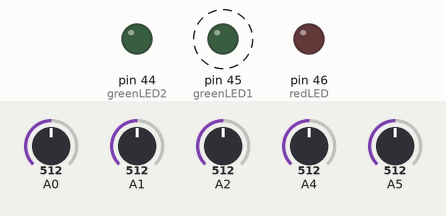
Bench run of a sketch on a simulated Arduino Mega 2560, built with avr-gcc and run on an emulated ATmega2560. On the bench: output pins drawn as LEDs (lit = HIGH). Dashed ring = blinking. The inputs (shaded band) are chosen by the test bench; at power-on: A0 = 512, A1 = 512, A2 = 512, A4 = 512, A5 = 512. Random numbers use the default seed unless the sketch sets one; what the sketch prints to the serial monitor is not drawn.

Above: at 1.2 s.
1.3 s: A0 set to 541
4.3 s: A0 set to 390
At 5.28 s:
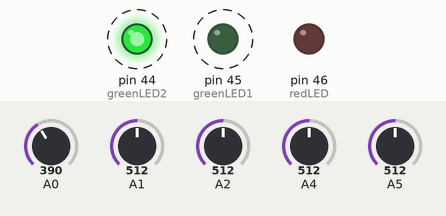
13.3 s: A0 set to 190
Timing chart, 0 to 20.3 s (numbered marks = the images above; inputs shaded):
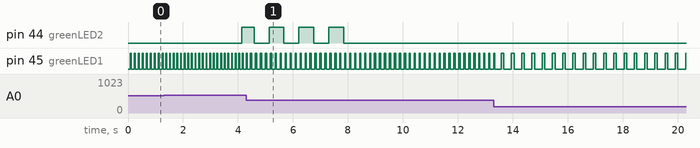

The sketch:

random_player_1.ino
```cpp
#include <FlexiTimer2.h>


/*
Random piano Sequencer

 Knobs:
 0 = TEMPO
 1 = unused
 2 = unused
 5 & 6 = min and max velocity
 3 = loop length

Schematic in pot_box_schematic.

To do:
Create collection of note change functions;
	X change note randomly (range)
	change velocity randomly (range)
	change duration randomly (range)
	Change note/velocity/duration based on current value (is this a special case of markov below?)
	remove note
	X add new note (random note/velocity/duration)
	add new note (note/velocity/duration related to previous note(s) - markov)
	Add new note (note/velocity/duration related to rhythm system)
	X Change all notes above/below a specific velocity
Create a system that allows new events to happen every n repetitions.
	i.e. not on every loop
Create standard internal numbering system (i.e. 0-256) that can be applied to any variable.
	ie create a LFO which can be applied to note/velocity/duration
	build markov chain around this variable
		so you can repeat/learn velocity chains as easily as note chains
	BUT: How to connect 0-256 number with 0-7+0-8 note+octave system?
System to change a particular global variable for a period
	i.e. change base note / mode / TEMPO for n bars, then revert
	Is it a temporary change vs a permanent change - maybe with a buffer to reverse the change?
Rework rhythm system - enable CHANGES of rhythm
	(Could be covered by note change function above, i.e. ChangeVelocityByRhythm)
X Rework timing system.
        Use 24ppq system, to enable midi clock output?
Rework Quantise system to ensure it correctly handles differently-sized scales
Rework Rhythm system to use smaller arrays
Create chord system, scanning current notes playing and running chords over the top
X freeze() and unFreeze() = copies current loop into a buffer. Unfreeze copies it back into the live loop.

Experiments to try:
        Create change systems for note/velocity/duration and attach them to knobs

 */

//*************
//GLOBAL VARIABLES
//*************

#define ARRAY_SIZE 128
// ARRAY_SIZE must match the ODDS array and is the maximum sequence length

byte MODE_CHOICE;
byte ODDS_CHOICE;
byte noteplay;
int TEMPO  = 120;
int MAX_TEMPO=400;
int MIN_TEMPO = 8;
int PERIOD;
byte LONGEST_NOTE;
int DENSITY =100; // 100 = average, 200 = low, 50 = high
int MAX_DENSITY = 200;
int MIN_DENSITY = 10;
byte MIN_VELOCITY;
byte MAX_VELOCITY;
int LOOP_LENGTH = ARRAY_SIZE;
int CHANGES = 0;
boolean DEBUG = false;
boolean PRINT_SETTINGS = true;
#define greenLED2 44
#define greenLED1 45
#define redLED 46
int REPEAT_COUNT;
byte BASE_TIME; // multiplied by tempo for note lengths
int CONTROL_REFRESH = 2000;
#define PPQ 24 // master PPQ of the sequencer
byte PLAY_DIVIDER = 3; //play a note every n parts
byte PLAY_COUNTER;
boolean FROZEN = false;
long loop_count = 0;
byte LOOP_STABILITY = 2; // How likely individual notes are to change as they play

long OLD;
long NEW;
byte NOTE_ACTION_1;
byte NOTE_ACTION_2;
byte LOOP_ACTION_1;
byte LOOP_ACTION_2;
byte LOOP_EVERYNOTE_ACTION_1;
byte LOOP_EVERYNOTE_ACTION_2;


// FUNCTION DEFAULTS
void changeRandomNoteAt(int note_position, byte low_velocity = 0, byte high_velocity = 127);
void clearNote(int note_position, byte low_velocity = 0, byte high_velocity = 127);


// FLOW CONTROL
boolean START = true;
boolean FILL = false;
boolean NOTE = false;
boolean LOOP = false;
boolean SECTION = false;
int SECTION_LENGTH;
int LOOPS_IN_SECTION = 16;


// holder for the sequences
#define SEQUENCE_LAYERS 4 //0=note 1=octave 2=velocity 3 = duration
#define VOICE_COUNT 16 // maximum polyphony before note off system breaks down (to limit memory use)
byte SEQUENCE[SEQUENCE_LAYERS][ARRAY_SIZE];
byte FROZEN_SEQUENCE[SEQUENCE_LAYERS][ARRAY_SIZE];
byte NOTE_ON[VOICE_COUNT];
unsigned long NOTE_OFF[VOICE_COUNT];
int SEQUENCE_STEP;

//*************
//LOOKUP TABLES
//*************


//QUANTISATION
#define MODE_COUNT 19
char MODES[MODE_COUNT][12]= {
  {0,2,4,6,8,10,12},          // whole tone
  {0,2,4,5,7,9,11,12},        // major
  {0,2,4,5,8,9,11,12},        // harmonic major
  {0,2,4,7,9,12,14},          // pentatonic major
  {0,2,3,5,7,8,10,12},        // minor
  {0,2,3,5,7,8,11,12},        // harmonic minor
  {0,3,5,7,10,12,15},         // pentatonic minor
  {0,2,3,5,6,8,9,11},         // diminished
  {0,3,5,6,7,10,12},          // blues
  {0,1,3,5,7,9,10,12},        // javanese
  {0,2,4,5,6,8,10,12},        // arabian
  {0,1,4,5,6,8,11,12},        // persian
  {0,1,4,5,6,9,10,12},        // oriental
  {0,1,4,5,7,8,10,12},        // jewish
  {0,1,4,5,7,8,11,12},        // gypsy
  {0,2,3,5,7,9,10,12},        // dorian
  {0,2,4,5,7,8,11,12},        // ethiopian
  {-36,-24,-12,0,0,12,24,36},        // octave
  {-12,-5,0,7,12,19,24} // fifths

};

char MODE_NAMES[MODE_COUNT][12]=
{
 "Whole Tone",
"Major",
"HarmMajor",
"PentMajor",
"Minor",
"HarmMinr",
"PentMinor",
"Diminished",
"Blues",
"Java",
"Arabian",
"Persian",
"Oriental",
"Jewish",
"Gypsy",
"Dorian",
"Ethiopian",
"Octaves",
"Fifths"};

#define ODDS_COUNT 6
byte ODDS[ODDS_COUNT][ARRAY_SIZE]={
/*
0 = 4/4
1 = clock divisions
2 = samba
3 = 3/4
4 = cuban
5 = bossanova
*/
{95,5,5,5,95,5,5,5,95,5,5,5,95,5,5,5,95,5,5,5,95,5,5,5,95,5,5,5,95,5,5,5,95,5,5,5,95,5,5,5,95,5,5,5,95,5,5,5,95,5,5,5,95,5,5,5,95,5,5,5,95,5,5,5,95,5,5,5,95,5,5,5,95,5,5,5,95,5,5,5,95,5,5,5,95,5,5,5,95,5,5,5,95,5,5,5,95,5,5,5,95,5,5,5,95,5,5,5,95,5,5,5,95,5,5,5,95,5,5,5,95,5,5,5,95,5,5,5},
{95,5,95,5,95,5,95,5,95,5,5,5,95,5,5,5,95,5,5,5,95,5,5,5,95,5,5,5,5,5,5,5,95,5,5,5,5,5,5,5,95,5,5,5,5,5,5,5,95,5,5,5,5,5,5,5,95,95,95,95,95,95,95,95,95,5,95,5,95,5,95,5,95,5,5,5,95,5,5,5,95,5,5,5,95,5,5,5,95,5,5,5,5,5,5,5,95,5,5,5,5,5,5,5,95,5,5,5,5,5,5,5,95,5,5,5,5,5,5,5,95,95,95,95,95,95,95,95,},
{95,5,95,5,5,95,5,95,5,95,5,5,95,5,95,5,95,5,95,5,5,95,5,95,5,95,5,5,95,5,95,5,95,5,95,5,5,95,5,95,5,95,5,5,95,5,95,5,95,5,95,5,5,95,5,95,5,95,5,5,95,5,95,5,95,5,95,5,5,95,5,95,5,95,5,5,95,5,95,5,95,5,95,5,5,95,5,95,5,95,5,5,95,5,95,5,95,5,95,5,5,95,5,95,5,95,5,5,95,5,95,5,95,5,95,5,5,95,5,95,5,95,5,5,95,5,95,5,},
{90,20,20,90,20,20,90,20,20,90,20,20,90,20,20,90,20,20,90,20,20,90,20,20,90,20,20,90,20,20,20,20,90,20,20,90,20,20,90,20,20,90,20,20,90,20,20,90,20,20,90,20,20,90,20,20,90,20,20,90,20,20,20,20,90,20,20,90,20,20,90,20,20,90,20,20,90,20,20,90,20,20,90,20,20,90,20,20,90,20,20,90,20,20,20,20,90,20,20,90,20,20,90,20,20,90,20,20,90,20,20,90,20,20,90,20,20,90,20,20,90,20,20,90,20,20,20,20},
{95,5,95,95,5,95,95,5,95,5,95,95,5,95,95,5,95,5,95,95,5,95,95,5,95,5,95,95,5,95,95,5,95,5,95,95,5,95,95,5,95,5,95,95,5,95,95,5,95,5,95,95,5,95,95,5,95,5,95,95,5,95,95,5,95,5,95,95,5,95,95,5,95,5,95,95,5,95,95,5,95,5,95,95,5,95,95,5,95,5,95,95,5,95,95,5,95,5,95,95,5,95,95,5,95,5,95,95,5,95,95,5,95,5,95,95,5,95,95,5,95,5,95,95,5,95,95,5,},
{95,5,5,95,5,5,95,5,5,5,95,5,5,95,5,5,95,5,5,95,5,5,95,5,5,5,95,5,5,95,5,5,95,5,5,95,5,5,95,5,5,5,95,5,5,95,5,5,95,5,5,95,5,5,95,5,5,5,95,5,5,95,5,5,95,5,5,95,5,5,95,5,5,5,95,5,5,95,5,5,95,5,5,95,5,5,95,5,5,5,95,5,5,95,5,5,95,5,5,95,5,5,95,5,5,5,95,5,5,95,5,5,95,5,5,95,5,5,95,5,5,5,95,5,5,95,5,5,}};
char ODDS_NAMES[ODDS_COUNT][15]=
  {"4/4",
  "clock divns",
  "samba",
  "3/4",
  "cuban",
  "Bossanova"};


#define DIVIDER_COUNT 6
byte DIVIDERS[DIVIDER_COUNT] =
{4,6,8,12,16,32};


#define CHORD_COUNT 3
char CHORD[CHORD_COUNT][5]={
{0,2,4}, // root third fifth
{0,4,6}}; //fifth?


//*************
//  SETUP
//*************

void setup() {
    Serial.begin(115200); // DEBUG
    Serial.println("**************");
    Serial1.begin(31250); // midi
    randomSeed(analogRead(9));
    pinMode(redLED,OUTPUT);
    pinMode(greenLED1,OUTPUT);
    pinMode(greenLED2,OUTPUT);
    setTimer(TEMPO);
  FlexiTimer2::start();


}


//*************
// MAIN LOOP
//*************

void loop() {

if (loop_count%CONTROL_REFRESH == 0){
readKnobs();
boolean any_notes = false;
for (int i=0; i<LOOP_LENGTH; i++){
  if (SEQUENCE[2][i] > 0){
   any_notes = true;
   break;
  }
}
if (any_notes == false){
  addRandomNoteAt(random(LOOP_LENGTH));
}
}


if(START == true){
    Serial.println("START");
randomiseValues();
defineActions();
addRandomNoteAt(random(LOOP_LENGTH));
START = false;
}


if(FILL == true){
    Serial.println("FILL");

fillRandom();
FILL = false;
}

if (NOTE == true){

 NOTE_ACTION_1 = map(analogRead(1),0,1024,0,20);
NOTE_ACTION_2 = map(analogRead(2),0,1024,0,20);

  selectNoteAction(NOTE_ACTION_1, SEQUENCE_STEP);
  selectNoteAction(NOTE_ACTION_2, SEQUENCE_STEP);


NOTE = false;
}


if (LOOP == true){Serial.println("LOOP");

  selectSectionAction(LOOP_ACTION_1, random(LOOP_LENGTH));
  selectSectionAction(LOOP_ACTION_2, random(LOOP_LENGTH));


LOOP = false;
LOOPS_IN_SECTION++;
if (LOOPS_IN_SECTION>SECTION_LENGTH-1){
LOOPS_IN_SECTION = 0;
SECTION = true;
}}


if (SECTION == true){ Serial.println("SECTION");

 for (int x = 0; x < LOOP_LENGTH; x++){

  selectNoteAction(LOOP_EVERYNOTE_ACTION_1, x);
    selectNoteAction(LOOP_EVERYNOTE_ACTION_2, x);
}

defineActions();

if (random(10)>8){
randomLoopLength();
Serial.print(" Loop length = ");
Serial.println(LOOP_LENGTH);
};

 SECTION = false;
}


loop_count++;

}


//*************
//FUNCTIONS
//*************


// midi note player

void playNote(byte cmd, byte pitch, byte velocity, int duration) {
unsigned long time = millis();
boolean found_slot = false;
for (int i=0;i<VOICE_COUNT;i++){
if (NOTE_ON[i] == 0 || NOTE_ON[i] == pitch){
  NOTE_ON[i] = pitch;
  NOTE_OFF[i] = time+duration;
  found_slot = true;
  break;
}}

if (found_slot == false){digitalWrite (redLED, HIGH);} // RED LIGHT SHOWS NOTE BUFFER IS OVERFULL
else{digitalWrite (redLED, LOW);};

  Serial1.write(cmd);
  Serial1.write(pitch);
  Serial1.write(velocity);
  if (DEBUG == true && velocity>0){
  Serial.print("Pitch ");
  Serial.print(pitch);
  Serial.print(" Velocity ");
  Serial.println(velocity);
  }
}

// Check for held Notes that should be killed, and kill them.

void noteKill(){
 unsigned long time=millis();
 for (int i=0;i<VOICE_COUNT;i++){
 if (NOTE_ON[i]>0 && NOTE_OFF[i]<time){  // if note value>0 and note off time < time
 byte pitch = NOTE_ON[i];
 byte velocity = 0;
 Serial1.write(0x90);
 Serial1.write(pitch);
 Serial1.write(velocity);
 NOTE_ON[i]=0; //wipe NOTE_ON entry to signal no active note
}}}


// Quantizer

byte quantize(int scale, int note, int octave){
  return octave*12+MODES[scale][note];
}

// FREEZE / UNFREEZE

void freeze(){
if (FROZEN == false){

  for(int i=0;i<ARRAY_SIZE;i++){
 for(int x=0;x<SEQUENCE_LAYERS;x++){
   FROZEN_SEQUENCE[x][i] =SEQUENCE [x][i];
 }}
digitalWrite(greenLED2, HIGH);
FROZEN = true;
}
else{
 for(int i=0;i<ARRAY_SIZE;i++){
 for(int x=0;x<SEQUENCE_LAYERS;x++){
   SEQUENCE [x][i]=FROZEN_SEQUENCE[x][i] ;
 }}
digitalWrite(greenLED2, LOW);
FROZEN = false;
}}

// FILL ENTIRE LOOP WITH RANDOM NOTES

void fillRandom(){
for(int fill_step=0;fill_step<ARRAY_SIZE;fill_step++){
    if(random(DENSITY)<ODDS[ODDS_CHOICE][fill_step]){
    byte newnote=random(7);
    byte newoctave = random(5)+3;
    SEQUENCE[0][fill_step]= newnote; // note
    SEQUENCE[1][fill_step]= newoctave;  // octave
    SEQUENCE[2][fill_step]= random(ODDS[ODDS_CHOICE][fill_step]+27); // velocity
    SEQUENCE[3][fill_step]= random(LONGEST_NOTE); // duration

}}}


/*
Document note creation/modification functions:

addRandomNoteAt(note_position)
= Checks to see if there is a note present. If not, assesses the rhythm system, throws a dice, and if successful, adds a new random note in the relevant position.

changeRandomNoteAt(note_position,low_velocity,high_velocity)
= Checks to see if there is a note present.
Optional: Checks whether note is above low_velocity.
Optional: Checks whether note is above low and below high_velocity.
If true, assesses the rhythm system, throws a dice, and
If dice throw is successful, changes to a new random note in the relevant position.
If dice throw is unsuccessful, leave as was.


incrementNoteAt(note_positon)
= raises note by one, raising octave after 7 notes, looping through octaves

decrementNoteAt(note_position)
= lowers note by one, reducing octave after 7 notes, looping through octaves

simplifyNoteAt(note_position)
= Creates a note if there is not one, or changes an existing note.
If the rhythm step is >50, it creates a root note at octave 5

repeatNoteBefore(note_position)
= checks back for the last active note before the specified one. Does not loop around.
Repeats exactly and does not check rhythm before adding a note.

addRepeatedNote(note_position)
= checks back for the last active note before the specified one. Does not loop around.
Checks rhythm and adds new note with same note/octave as the last, but new velocity.

randomLoopLength()
= randomises the loop length

clearNote(note_position, low_velocity, high_velocity)
= checks to see if note exists.
If note exists, check to see if velocity is above low_velocity and below high_velocity.
If so, remove note.


*/

void addRandomNoteAt(int note_position){
  if (note_position<ARRAY_SIZE && SEQUENCE[2][note_position] == 0){
     if(random(DENSITY)<ODDS[ODDS_CHOICE][note_position]){
    byte newnote=random(7);
    byte newoctave = random(5)+3;
    SEQUENCE[0][note_position]= newnote; // note
    SEQUENCE[1][note_position]= newoctave;  // octave
    SEQUENCE[2][note_position]= random(ODDS[ODDS_CHOICE][note_position]+27); // velocity
    SEQUENCE[3][note_position]= random(LONGEST_NOTE); // duration

}}}

void changeRandomNoteAt(int note_position, byte low_velocity, byte high_velocity){
   if (note_position<ARRAY_SIZE
   && SEQUENCE[2][note_position] > low_velocity
   && SEQUENCE[2][note_position] <= high_velocity){
     if(random(DENSITY)<ODDS[ODDS_CHOICE][note_position]){
    byte newnote=random(7);
    byte newoctave = random(5)+3;
    SEQUENCE[0][note_position]= newnote; // note
    SEQUENCE[1][note_position]= newoctave;  // octave
    SEQUENCE[2][note_position]= random(ODDS[ODDS_CHOICE][note_position]+27); // velocity
    SEQUENCE[3][note_position]= random(LONGEST_NOTE); // duration

}}}


void incrementNoteAt(int note_position){
    if (note_position<ARRAY_SIZE && SEQUENCE[2][note_position] > 0){
    SEQUENCE[0][note_position]++;
if (SEQUENCE[0][note_position]>7){
  SEQUENCE[0][note_position] = 0;
  SEQUENCE[1][note_position]++;}
  if (SEQUENCE[1][note_position] > 8){
    SEQUENCE[1][note_position] = 3;
}}}

void decrementNoteAt(int note_position){
    if (note_position<ARRAY_SIZE && SEQUENCE[2][note_position] > 0){
if (SEQUENCE[0][note_position]==1){
  SEQUENCE[0][note_position] = 7;
  SEQUENCE[1][note_position]--;}
 else {SEQUENCE[0][note_position]--;};
  if (SEQUENCE[1][note_position] < 3){
    SEQUENCE[1][note_position] = 8;
}}}

void simplifyNoteAt(int note_position){
if(ODDS[ODDS_CHOICE][note_position]>50){
 SEQUENCE[0][note_position] = 0;
 SEQUENCE[1][note_position] = 5;
 SEQUENCE[2][note_position] = 70;
SEQUENCE[3][note_position]= 1;
}
 else{
 SEQUENCE[0][note_position] = 0;
 SEQUENCE[1][note_position] = 4;
 SEQUENCE[2][note_position] = 40;
 SEQUENCE[3][note_position]= 4;
}

 }

  void repeatNoteBefore(int note_position){
    if (note_position > 1){
   for (int i=note_position-1; i>=0;i--){
    if(SEQUENCE[2][i]>0){
     for (int j = 0;j<SEQUENCE_LAYERS;j++){
      SEQUENCE[j][note_position] = SEQUENCE[j][i];
     }
      break;
  }}}}

  void addRepeatedNote(int note_position){
    if (note_position > 1){
   for (int i=note_position-1; i>=0;i--){
    if(SEQUENCE[2][i]>0){
         if(random(DENSITY)<ODDS[ODDS_CHOICE][note_position]){
    SEQUENCE[0][note_position]= SEQUENCE[0][i]; // note
    SEQUENCE[1][note_position]= SEQUENCE[1][i];  // octave
    SEQUENCE[2][note_position]= random(ODDS[ODDS_CHOICE][note_position]+27); // velocity
    SEQUENCE[3][note_position]= SEQUENCE[3][i];
       }
    }
      break;
  }}}

  void drunkenRepeat(int note_position){
    if (note_position > 1){
   for (int i=note_position-1; i>=0;i--){
    if(SEQUENCE[2][i]>0){
         if(random(DENSITY)<ODDS[ODDS_CHOICE][note_position]){
    SEQUENCE[0][note_position]= SEQUENCE[0][i]+random(3)-1; // note
 if (SEQUENCE[0][note_position] == 255){
   SEQUENCE[0][note_position] = 7;
 }

    if (SEQUENCE[0][note_position]>7){
  SEQUENCE[0][note_position] = 0;
  SEQUENCE[1][note_position]++;}
  if (SEQUENCE[1][note_position] > 8){
    SEQUENCE[1][note_position] = 3;
}

    SEQUENCE[1][note_position]= SEQUENCE[1][i];  // octave
    SEQUENCE[2][note_position]= SEQUENCE[2][i]; // velocity
    SEQUENCE[3][note_position]= SEQUENCE[3][i];
       }
    }
      break;
  }}}


  void randomLoopLength(){
   LOOP_LENGTH = DIVIDERS[random(DIVIDER_COUNT)];
   Serial.print(" Loop length = ");
Serial.println(LOOP_LENGTH);

  }

  void clearNote(int note_position, byte low_velocity, byte high_velocity){
  if (SEQUENCE[2][note_position] > low_velocity && SEQUENCE[2][note_position] <= high_velocity){
  SEQUENCE[2][note_position] = 0;
  }
}


#define SECTION_ACTIONS_COUNT 13
void selectSectionAction(byte choice, byte note_position){
 switch (choice){
   case 0:
   addRandomNoteAt(note_position);
   Serial.print(" add ");
   break;
   case 1:
   changeRandomNoteAt(note_position);
   Serial.print(" change ");
   break;
   case 2:
   incrementNoteAt(note_position);
      Serial.print(" up ");
   break;
   case 3:
     decrementNoteAt(note_position);
           Serial.print(" down ");
   break;
   case 4:
   addRepeatedNote(note_position);
         Serial.print(" repeat ");
   break;
   case 5:
   simplifyNoteAt(note_position);
         Serial.print(" simplify ");
   break;
   case 6:
ODDS_CHOICE = random(ODDS_COUNT);
            Serial.print(" re-rhythm ");
   break;
   case 7:
fillRandom();
Serial.print (" fill ");
   break;
   case 8:
   freeze();
Serial.print (" freeze ");
   break;
      case 9:
    clearNote(note_position);
Serial.print (" CLR ");
   break;
   case 10:
    clearNote(note_position,64);
Serial.print (" CLRhi ");
   break;
   case 11:
    clearNote(note_position,0,64);
Serial.print (" CLRlo ");
   break;
   case 12:
   drunkenRepeat(note_position);
Serial.print (" Drunken ");
break;
   default:
   Serial.print (".");
break;
   }}


#define NOTE_ACTIONS_COUNT 9
void selectNoteAction(byte choice, byte note_position){

  switch (choice){
   case 0:
   addRandomNoteAt(note_position);
   Serial.print(" Nadd ");
   break;
   case 1:
   changeRandomNoteAt(note_position);
   Serial.print(" Nchange ");
   break;
   case 2:
   incrementNoteAt(note_position);
      Serial.print(" Nup ");
   break;
   case 3:
     decrementNoteAt(note_position);
           Serial.print(" Ndown ");
   break;
   case 4:
   addRepeatedNote(note_position);
         Serial.print(" Nrepeat ");
   break;
   case 5:
   simplifyNoteAt(note_position);
         Serial.print(" Nsimplify ");
   break;
   case 6:
      changeRandomNoteAt(note_position,60);
            Serial.print(" NchngHI ");
   break;
   case 7:
      changeRandomNoteAt(note_position,0,60);
Serial.print (" NchngLO ");
   break;
   case 8:
   drunkenRepeat(note_position);
Serial.print (" Drunken ");
break;
    default:
   Serial.print (".");
   break;
  }
}


//  RETURN VELOCITY WITHIN LIMITS SET BY POTS
int getVelocity(int velocity){
if (velocity>0){
if (velocity<=MIN_VELOCITY){velocity=MIN_VELOCITY;};
if (velocity>=MAX_VELOCITY){velocity=MAX_VELOCITY;};
}
return velocity;
}


// RANDOMISE MASTER VARIABLES
void randomiseValues(){
MODE_CHOICE=random(MODE_COUNT);
ODDS_CHOICE = random(ODDS_COUNT);
DENSITY = (random(MAX_DENSITY-MIN_DENSITY))+MIN_DENSITY;
LONGEST_NOTE = random(16);
if (random(5)>1){FILL = true;}else{FILL = false;};
SECTION_LENGTH = DIVIDERS[random(DIVIDER_COUNT)];
LOOP_LENGTH = DIVIDERS[random(DIVIDER_COUNT)];
LOOP_STABILITY = random(10);

if (PRINT_SETTINGS == true){
Serial.print(" Density = ");
Serial.print(DENSITY);
Serial.print(" fill = ");
Serial.print(FILL);
Serial.print(" Longest Note = ");
Serial.print(LONGEST_NOTE);}
Serial.print(" Rhythm = ");
Serial.print(ODDS_NAMES[ODDS_CHOICE]);
Serial.print(" Section length = ");
Serial.print(SECTION_LENGTH);
Serial.print(" Mode = ");
Serial.print(MODE_NAMES[MODE_CHOICE]);
Serial.print(" Loop stability = ");
Serial.print(LOOP_STABILITY);
Serial.print(" Loop length = ");
Serial.println(LOOP_LENGTH);

}

// DEFINE ACTIONS
void defineActions(){
LOOP_ACTION_1 = random(SECTION_ACTIONS_COUNT);
LOOP_ACTION_2 = random(SECTION_ACTIONS_COUNT);
NOTE_ACTION_1 = random(NOTE_ACTIONS_COUNT*LOOP_STABILITY);
NOTE_ACTION_2 = random(NOTE_ACTIONS_COUNT*LOOP_STABILITY);
LOOP_EVERYNOTE_ACTION_1 = map(analogRead(1),0,1024,0,NOTE_ACTIONS_COUNT+2);
LOOP_EVERYNOTE_ACTION_2 = map(analogRead(2),0,1024,0,NOTE_ACTIONS_COUNT+2);


Serial.println("");
Serial.print ("note action 1 = ");
Serial.println (NOTE_ACTION_1);
Serial.print ("note action 2 = ");
Serial.println (NOTE_ACTION_2);

//LOOP_EVERYNOTE_ACTION_1 = random(NOTE_ACTIONS_COUNT);
//LOOP_EVERYNOTE_ACTION_2 = random(NOTE_ACTIONS_COUNT);
}

// READ KNOBS
void readKnobs(){
 TEMPO = map(analogRead(0),0,1024,MIN_TEMPO,MAX_TEMPO);
//CHANGES = map(analogRead(1),0,1024,0,ARRAY_SIZE);
//MODE_CHOICE = map(analogRead(2),0,1024,0,MODE_COUNT);
//LOOP_LENGTH = (analogRead(3)/128)*8;
MIN_VELOCITY = map(analogRead(4),0,1024,1,127);
MAX_VELOCITY = map(analogRead(5),0,1024,MIN_VELOCITY,127);

}


void setTimer(int beatsPerMinute){

  // sync period in milliSeconds
  PERIOD = ((1000L * 60)/beatsPerMinute)/(PPQ);
  FlexiTimer2::set(PERIOD, playSequenceNote);

}


void playSequenceNote(){
if (PLAY_COUNTER == PLAY_DIVIDER){
byte velocity = getVelocity(SEQUENCE[2][SEQUENCE_STEP]);
int note_length = PERIOD*SEQUENCE[3][SEQUENCE_STEP]*PLAY_DIVIDER;
byte this_note = quantize(MODE_CHOICE, SEQUENCE[0][SEQUENCE_STEP], SEQUENCE[1][SEQUENCE_STEP]);
playNote(0x90, this_note,velocity,note_length);
noteKill();
if (SEQUENCE_STEP%4==0){digitalWrite(greenLED1, HIGH);}else{digitalWrite(greenLED1, LOW);}
REPEAT_COUNT++;
SEQUENCE_STEP++;
NOTE=true;
if (SEQUENCE_STEP>LOOP_LENGTH-1){
 SEQUENCE_STEP = 0;
 LOOP = true;
}

setTimer(TEMPO);
  FlexiTimer2::start();
PLAY_COUNTER = 0;
}
PLAY_COUNTER++;
}
```

Measured:
- after the input at 1.3 s, pin 44 (greenLED2): LOW → HIGH after 2.8 s
- by itself, pin 45 (greenLED1): alternates HIGH for 0.05 s and LOW for 0.14 s
